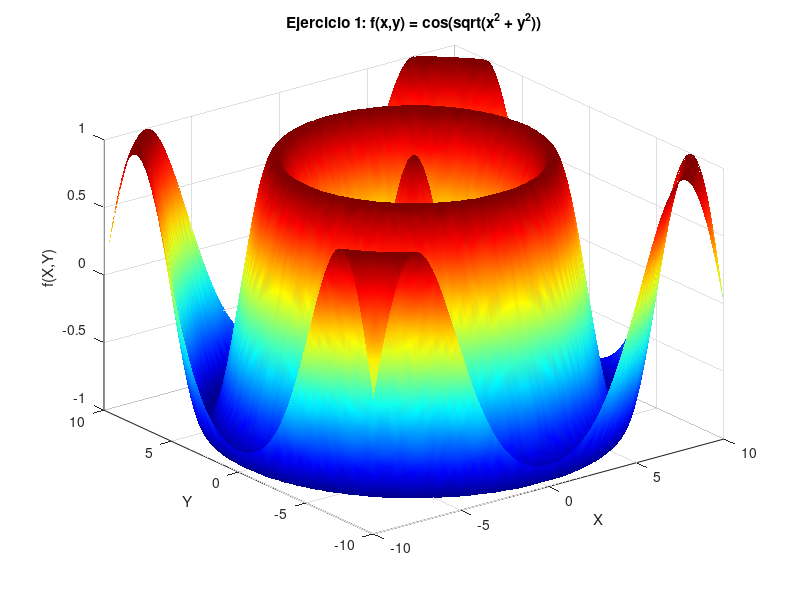
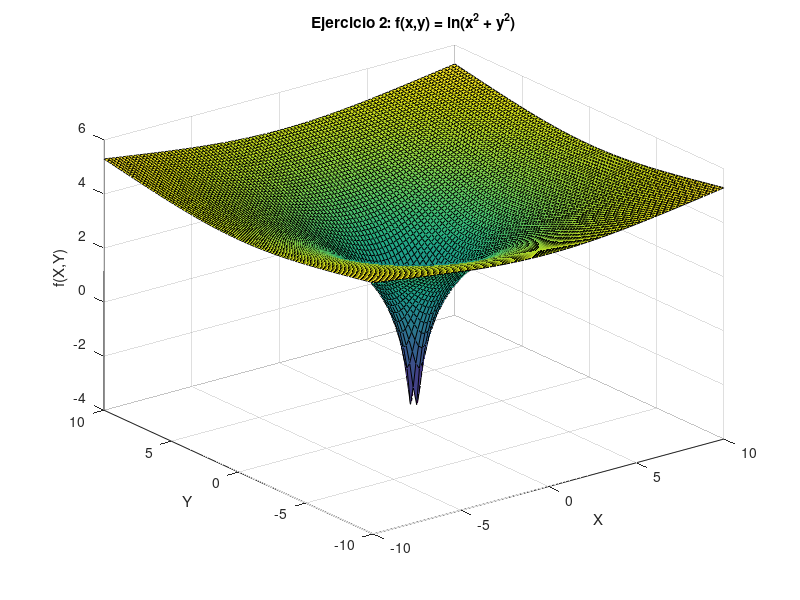

The MATLAB source for these figures, in order: (Note: this script raises an error after producing the figures.)
clc; clear; close all;

% Ejercicio 1: f(x,y) = cos(sqrt(x^2 + y^2))
[x, y] = meshgrid(-10:0.2:10, -10:0.2:10);
z = cos(sqrt(x.^2 + y.^2));
figure;
surf(x, y, z);
title('Ejercicio 1: f(x,y) = cos(sqrt(x^2 + y^2))');
xlabel('X');
ylabel('Y');
zlabel('f(X,Y)');
colormap jet;
shading interp;

% Ejercicio 2: f(x,y) = ln(x^2 + y^2)
[x, y] = meshgrid(-10:0.2:10, -10:0.2:10);
z = log(x.^2 + y.^2);
figure;
surf(x, y, z);
title('Ejercicio 2: f(x,y) = ln(x^2 + y^2)');
xlabel('X');
ylabel('Y');
zlabel('f(X,Y)');
colormap parula;
shading interp;

% Ejercicio 3: f(x,y) = cos(xy)
[x, y] = meshgrid(-2:0.2:2, -2:0.2:2);
z = cos(x .* y);
figure;
surf(x, y, z);
title('Ejercicio 3: f(x,y) = cos(xy)');
xlabel('X');
ylabel('Y');
zlabel('f(X,Y)');
colormap hot;
shading interp;

% Ejercicio 4: f(x,y) = abs(xy)
[x, y] = meshgrid(-2:0.2:2, -2:0.2:2);
z = abs(x .* y);
figure;
surf(x, y, z);
title('Ejercicio 4: f(x,y) = abs(xy)');
xlabel('X');
ylabel('Y');
zlabel('f(X,Y)');
colormap cool;
shading interp;

% Ejercicio 5: f(x,y) = sqrt(x^2 + y^2)
[x, y] = meshgrid(-2:0.2:2, -2:0.2:2);
z = sqrt(x.^2 + y.^2);
figure;
surf(x, y, z);
title('Ejercicio 5: f(x,y) = sqrt(x^2 + y^2)');
xlabel('X');
ylabel('Y');
zlabel('f(X,Y)');
colormap autumn;
shading interp;

% Ejercicio 6: f(x,y) = x^2 + 4y^2 + 1
[x, y] = meshgrid(-2:0.2:2, -2:0.2:2);
z = x.^2 + 4*y.^2 + 1;
figure;
surf(x, y, z);
title('Ejercicio 6: f(x,y) = x^2 + 4y^2 + 1');
xlabel('X');
ylabel('Y');
zlabel('f(X,Y)');
colormap spring;
shading interp;
